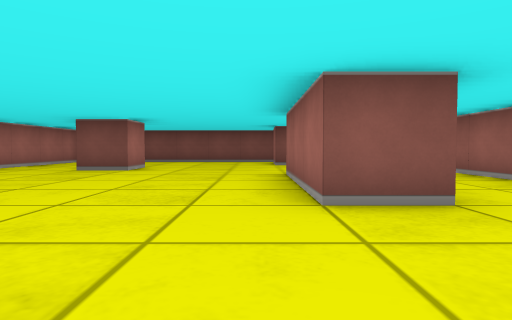
view 1 (above)

12 first-person views from a walk through a cub3D maze. The camera is about half as high as the walls, tilts 2° down and sees 75° across. The floor is counted in squares. Each view is taken from the middle of a square. On the plan, view 1 faces up. The plan holds only what a view shows up to about 9 squares ahead; the rest is blank.

view 2
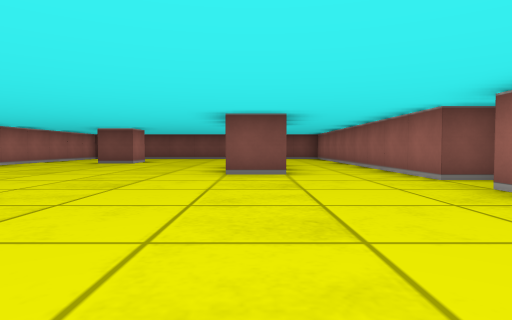

view 3
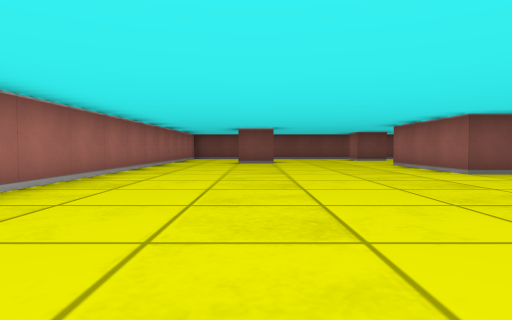

view 4
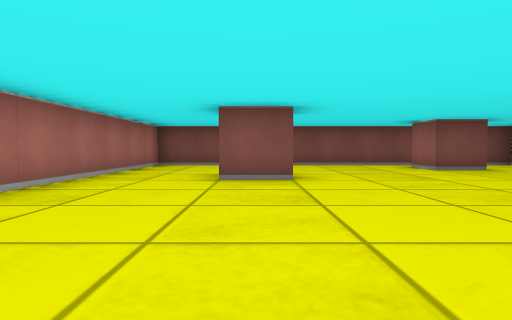

view 5
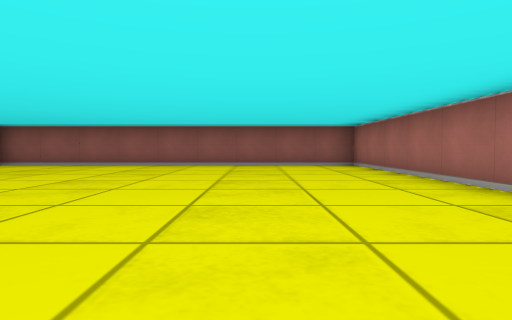

view 6
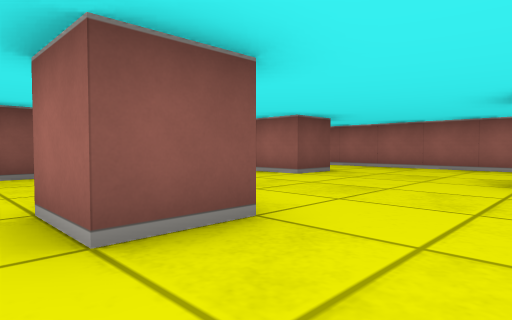

view 7
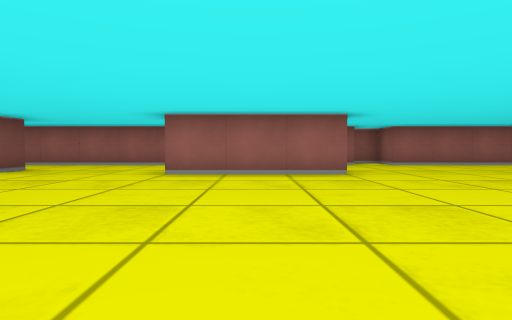

view 8
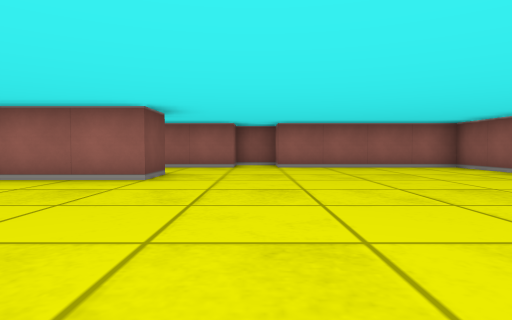

view 9
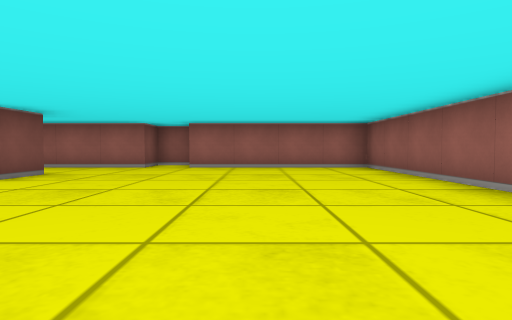

view 10
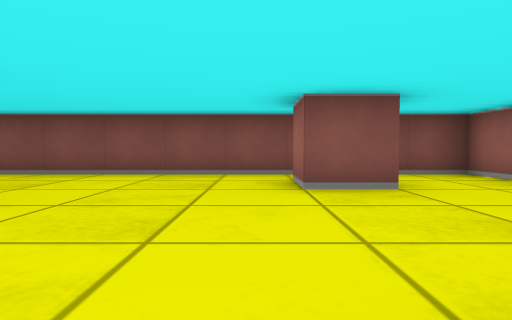

view 11
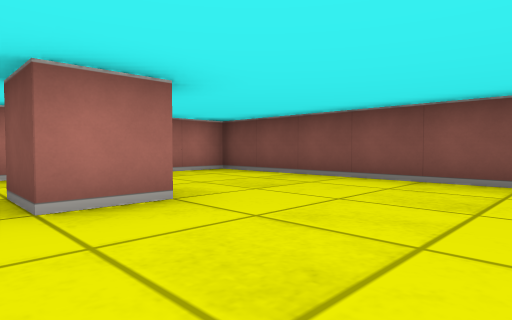

view 12
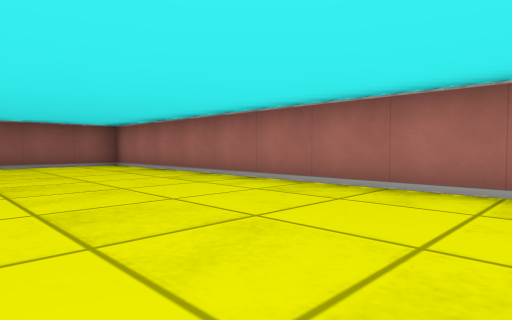

### Floor plan
Points are (right, up) in squares from view 1. A wall is a line through its corners. A room is listed if a view was taken in it or the views show most of it. See-through windows are left out.
Room 1 (views 1, 2, 3, 4, 5, 6, 7, 8, 9, 10, 11, 12)
walls: (1.6, 2.5) (0.5, 2.5) (0.5, 5.5); (3.5, 1.5) (3.5, 10.5) (-5.5, 10.5) (-5.5, -3.5) (3.5, -3.5) (3.5, 0.5) (4.5, 0.5) (4.5, 1.5) (3.5, 1.5); (-2.5, 7.6) (-2.5, 6.5) (-3.5, 6.5) (-3.5, 7.5); (1.6, 8.5) (0.5, 8.5) (0.5, 9.5)

Positions as (right, up) in squares from view 1, and headings:
1: (0, 0), facing up
2: (1, -3), facing up
3: (-3, -3), facing up
4: (-3, 2), facing up
5: (-3, 5), facing down
6: (-4, 5), facing up-right
7: (-5, 4), facing right
8: (-4, 1), facing right
9: (-4, -1), facing right
10: (0, 5), facing up
11: (0, 6), facing up-left
12: (-2, 5), facing down-left
